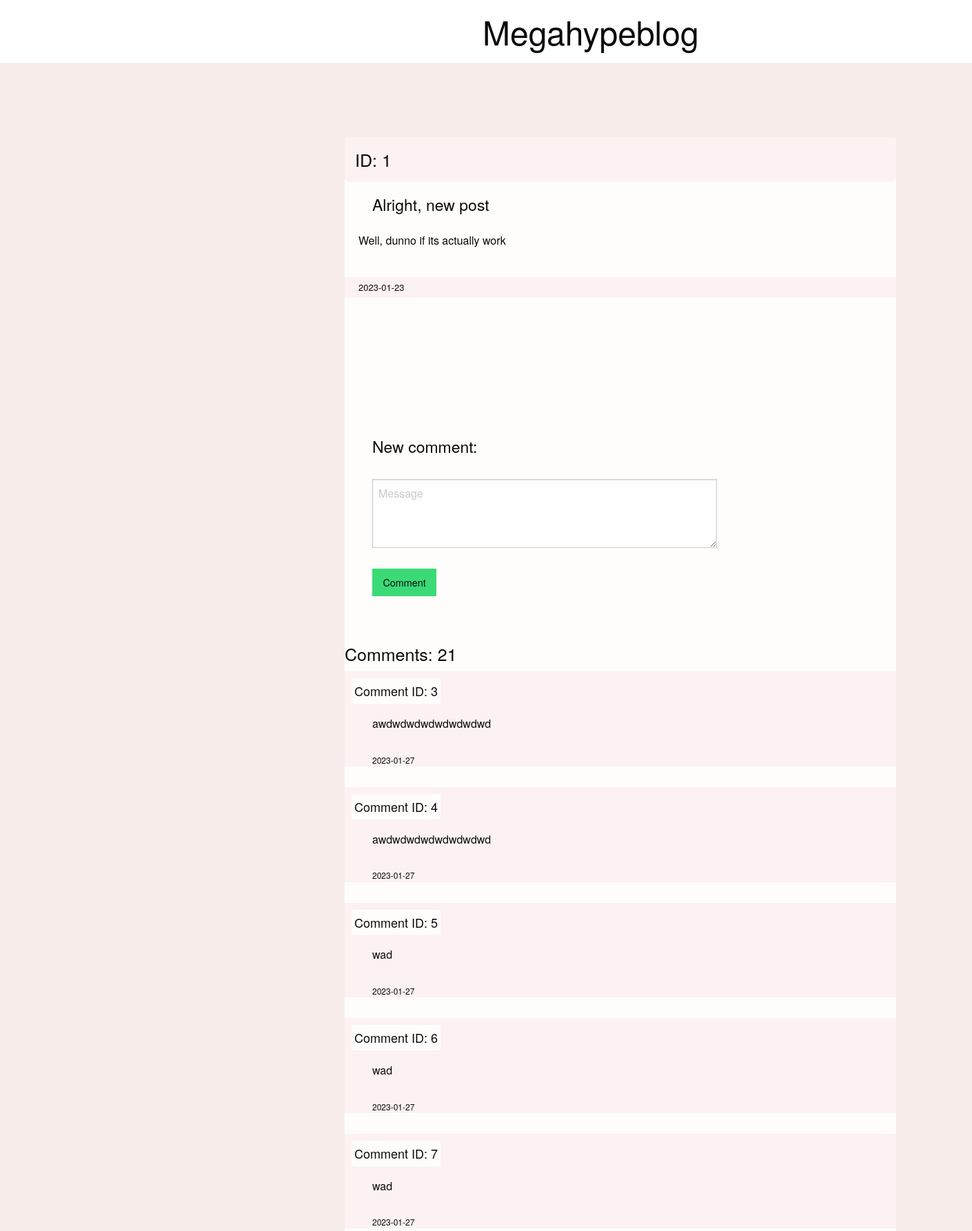
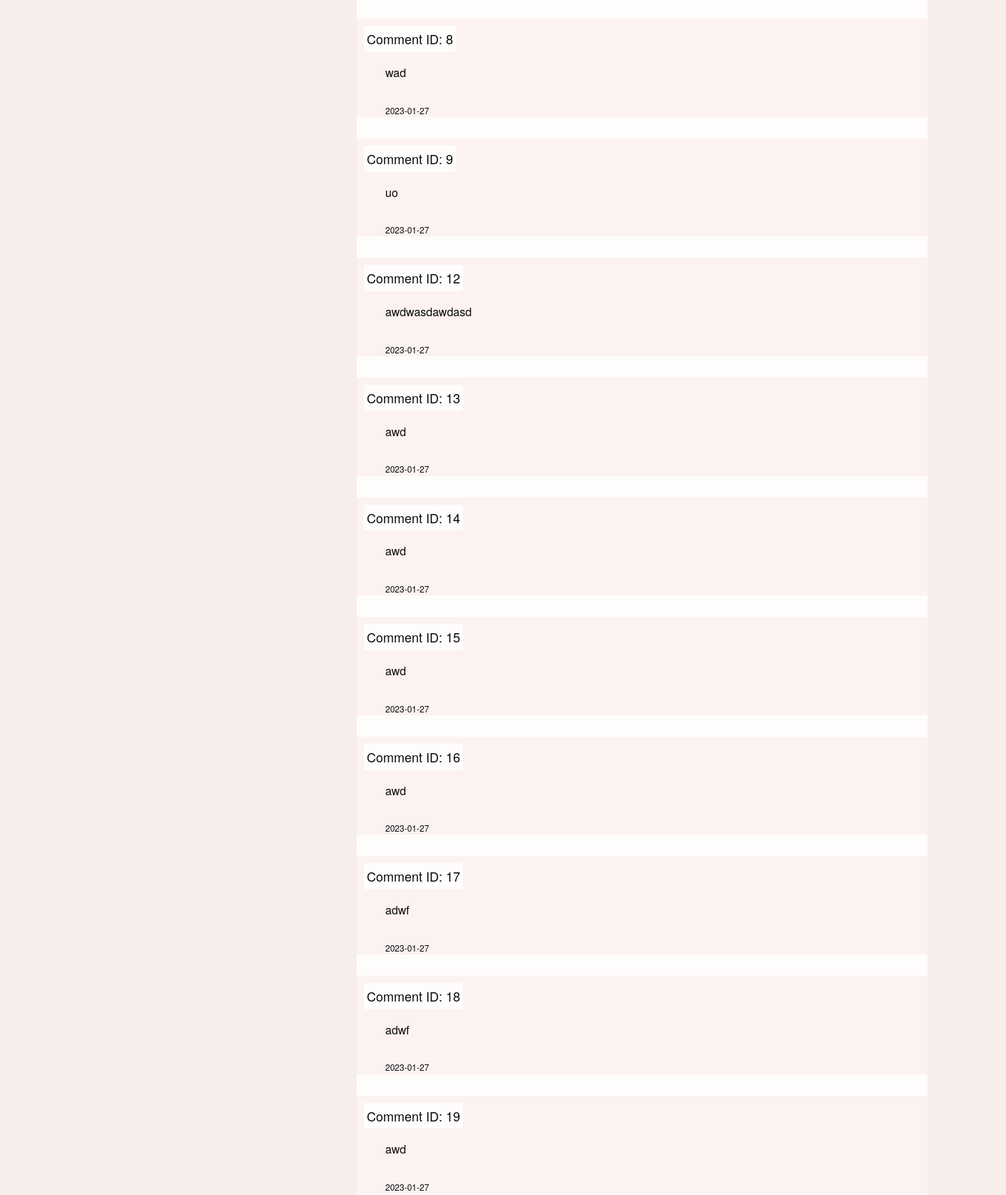
Screenshot of /get_post/1 (upper part) with the database file from the repository (2 pictures, top to bottom).
### task_15.py (models this page shows)
class Posts(db.Model):
    id = db.Column(db.Integer, autoincrement=True,
                   nullable=False, primary_key=True)
    title = db.Column(db.String(30), nullable=False)
    message = db.Column(db.String(200), nullable=False)
    date = db.Column(db.Date, nullable=False, default=date.today())

class Comments(db.Model):
    id = db.Column(db.Integer, autoincrement=True,
                   nullable=False, primary_key=True)
    post_id = db.Column(db.Integer, db.ForeignKey('posts.id'),
                        nullable=False, index=True, )
    post = db.relationship(Posts, foreign_keys=[post_id])
    message = db.Column(db.String(200), nullable=False)
    date = db.Column(db.Date, nullable=False, default=date.today())

### task_15.py (the view)
@app.route('/get_post/<int:post_id>')
def get_post(post_id):
    post = Posts.query.filter_by(id=post_id).first()
    comments = Comments.query.filter_by(post_id=post_id).all()
    return render_template('post.html', post=post, comments=comments)

### templates/post.html (shortened to what this page needs)
<!DOCTYPE html>
<html>
	<head>
		<link rel="stylesheet" href="https://cdn.jsdelivr.net/npm/foundation-sites@6.7.5/dist/css/foundation.min.css">
		<link rel="stylesheet" href="{{ url_for('static', filename='post_styles.css')}}">
	</head>
	<body>
		<h1>
			Megahypeblog
		</h1>
		<div class="main">
			<div class="post">
			    <h2 class="post_id">ID: {{post.id}}</h2>
			    <p class="post_title">{{post.title}}</p>
			    <p class="post_message">{{post.message}}</p>
			    <p class="post_date"> {{post.date}}</p>
			</div>
		<form action="http://127.0.0.1:5000/comment" method="POST">
	    	<div class="comment_input">
	    		<h3 class="new_comment">New comment: </h3>
	    		<div>
	    			<textarea class="comment_message_input" name="message" placeholder="Message"></textarea>
	    		</div>
	    		<div>
	    		  	<input type="submit" class="button success" value="Comment">
	    		</div>
	    	</div>
	    </form>
			<div class="comments">
				<h4>Comments: {{comments|length}}</h4>
				{% for comment in comments %}
				<div class="comment">
					<p class="comment_id">Comment ID: {{comment.id}}</p>
					<p class="comment_message">{{comment.message}}</p>
					<p class="comment_date">{{comment.date}}</p>
				</div>
				{% endfor %}
			</div>
		</div>
	</body>
</html>

### static/post_styles.css (style rules this page uses)
body { background-color: #f7edeb; }
h1 { display:inline-block; padding:12px 700px; width:100%; background-color: white; }
.main { border-radius:6px; position:relative; background-color:#fffdfc; width:800px; left:500px; }
.post { margin:100px 0px; }
.post_id { display: block; background-color:#fcf2f2; font-size:25px; padding:15px; border-radius:6px; }
.post_title { display: block; font-size:23px; margin:15px 40px }
.post_message { display:block; font-size:16px; margin: 20px 20px; }
.post_date { display:block; font-size:13px; background-color:#fcf2f2; margin:40px 0px; padding:5px 20px; }
.comment_input { display:block; width:500px; margin:200px 40px 50px; }
.new_comment { font-size:23px; }
.comment_message_input { height:100px; margin:30px 0px; }
.comment { background-color:#fcf2f2; }
.comment_id { font-size:18px; display:inline-block; margin:10px; background-color:#fffdfc; border-radius:4px; padding:4px; }
.comment_message { margin:6px 40px; }
.comment_date { font-size:12px; margin:30px 40px; }

### rows the page displays
Posts: id "1", title "Alright, new post", message "Well, dunno if its actually work", date "2023-01-23"
Comments: id "3", message "awdwdwdwdwdwdwdwd", date "2023-01-27"
Comments: id "4", message "awdwdwdwdwdwdwdwd", date "2023-01-27"
Comments: id "5", message "wad", date "2023-01-27"
Comments: id "6", message "wad", date "2023-01-27"
Comments: id "7", message "wad", date "2023-01-27"
Comments: id "8", message "wad", date "2023-01-27"
Comments: id "9", message "uo", date "2023-01-27"
Comments: id "12", message "awdwasdawdasd", date "2023-01-27"
Comments: id "13", message "awd", date "2023-01-27"
Comments: id "14", message "awd", date "2023-01-27"
Comments: id "15", message "awd", date "2023-01-27"
Comments: id "16", message "awd", date "2023-01-27"
Comments: id "17", message "adwf", date "2023-01-27"
Comments: id "18", message "adwf", date "2023-01-27"
Comments: id "19", message "awd", date "2023-01-27"

### other values shown
{{ comments|length }} "21"
